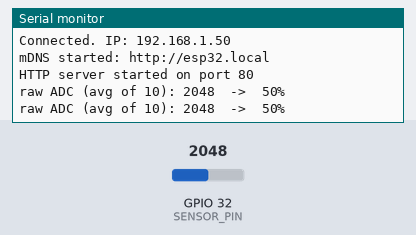
Simulated run of this sketch. Board: ESP32. On the bench: the last lines printed to the serial monitor. Inputs (shaded band) come from the test bench; at power-on: GPIO 32 (SENSOR_PIN) = 2048. WiFi joins after 1.5 s; servers stay silent unless stated.

Above: at 2.7 s.
2.8 s: GPIO 32 (SENSOR_PIN) set to 2866
At 4.1 s:
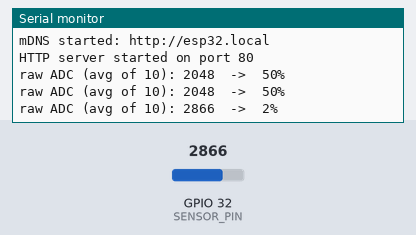
4.3 s: GPIO 32 (SENSOR_PIN) set to 3603
At 5.1 s:
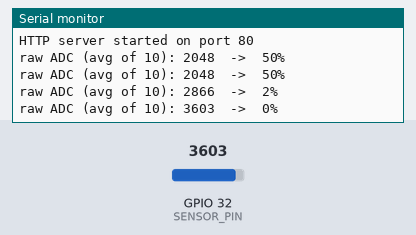
Timing chart, 0 to 7.3 s (numbered marks = the images above; inputs shaded):
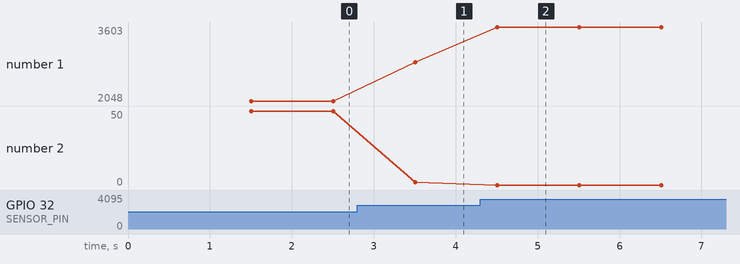

Measured:
- after the input at 2.8 s, the serial monitor: prints a new line after 0.71 s (image 1)
- after the input at 4.3 s, the serial monitor: prints a new line after 0.21 s (image 2)
- plotted number 1: 2048 → 2866 after the input at 2.8 s, 2866 → 3603 after the input at 4.3 s
- plotted number 2: 50 → 2 after the input at 2.8 s, 2 → 0 after the input at 4.3 s

The sketch:

moisture.ino
```cpp
#include <WiFi.h>
#include <WebServer.h>
#include <ESPmDNS.h>

// ---------------------------------------------------------------------------
// Wi-Fi credentials — fill these in before flashing.
// Must be a 2.4 GHz network; the ESP32 cannot join 5 GHz.
//
// ⚠️  This repo is PUBLIC. Once real values are here, do not commit this file.
//     A pre-commit hook blocks it, but `git commit --no-verify` bypasses that.
//     To un-stage after editing:  git restore --staged firmware/moisture/moisture.ino
// ---------------------------------------------------------------------------
const char* WIFI_SSID     = "your-network-name";
const char* WIFI_PASSWORD = "your-password";

// ---------------------------------------------------------------------------
// Hardware pin (must be ADC1: GPIO32–39; ADC2 unavailable when Wi-Fi active)
// ---------------------------------------------------------------------------
const int SENSOR_PIN = 32;

// ---------------------------------------------------------------------------
// Calibration constants — update after running docs/hardware_setup.md procedure
//   RAW_DRY : ADC reading in dry air  (high value = dry)
//   RAW_WET : ADC reading submerged in water (low value = wet)
// ---------------------------------------------------------------------------
const int RAW_DRY     = 2900;
const int RAW_WET     = 1200;
const int SAMPLE_COUNT = 10;   // samples averaged per reading to reduce noise

// Serial calibration heartbeat — prints a reading this often (ms) so calibration
// is "watch the numbers" rather than "curl repeatedly". See docs/hardware_setup.md.
const unsigned long HEARTBEAT_MS = 1000;

// How long to wait for Wi-Fi before giving up and continuing anyway. Sensor
// readings still print to serial without Wi-Fi, so wiring can be verified
// independently of network problems.
const unsigned long WIFI_TIMEOUT_MS = 15000;

WebServer server(80);
bool serverStarted = false;
unsigned long lastHeartbeat = 0;

// ---------------------------------------------------------------------------
// Read SENSOR_PIN SAMPLE_COUNT times and return the integer average.
// ---------------------------------------------------------------------------
int readAveragedADC() {
  long sum = 0;
  for (int i = 0; i < SAMPLE_COUNT; i++) {
    sum += analogRead(SENSOR_PIN);
  }
  return (int)(sum / SAMPLE_COUNT);
}

// ---------------------------------------------------------------------------
// Map raw ADC value to 0–100% moisture percentage.
// Clamped: values outside the calibrated range return 0 or 100, not an error.
// ---------------------------------------------------------------------------
int toMoisturePercent(int raw) {
  int percent = map(raw, RAW_DRY, RAW_WET, 0, 100);
  return constrain(percent, 0, 100);
}

// ---------------------------------------------------------------------------
// GET /moisture handler
// Returns {"moisture_percent": N} or {"moisture_percent": 0, "error": "..."}
// Always HTTP 200 — fault conditions are signalled via the error field.
// ---------------------------------------------------------------------------
void handleMoisture() {
  int raw = readAveragedADC();

  // Fault detection: 0 means sensor not connected; >=4090 means ADC ceiling hit
  if (raw == 0 || raw >= 4090) {
    char body[80];
    snprintf(body, sizeof(body),
             "{\"moisture_percent\":0,\"error\":\"sensor fault: raw value out of range (%d)\"}",
             raw);
    server.send(200, "application/json", body);
    return;
  }

  int percent = toMoisturePercent(raw);
  char body[40];
  snprintf(body, sizeof(body), "{\"moisture_percent\":%d}", percent);
  server.send(200, "application/json", body);
}

void setup() {
  Serial.begin(115200);

  // Connect to Wi-Fi. Bounded wait — on timeout we carry on without networking so
  // the serial calibration heartbeat still works (lets you debug wiring alone).
  Serial.printf("Connecting to %s", WIFI_SSID);
  WiFi.begin(WIFI_SSID, WIFI_PASSWORD);
  unsigned long wifiStart = millis();
  while (WiFi.status() != WL_CONNECTED && millis() - wifiStart < WIFI_TIMEOUT_MS) {
    delay(500);
    Serial.print(".");
  }

  if (WiFi.status() != WL_CONNECTED) {
    Serial.println("\nWi-Fi failed (check SSID/password, and that it's 2.4 GHz).");
    Serial.println("Continuing without networking — sensor readings below still valid.");
    return;
  }

  Serial.printf("\nConnected. IP: %s\n", WiFi.localIP().toString().c_str());

  // Start mDNS — device reachable at http://esp32.local
  if (MDNS.begin("esp32")) {
    Serial.println("mDNS started: http://esp32.local");
  } else {
    Serial.println("mDNS failed — use IP address directly");
  }

  // Register route and start HTTP server
  server.on("/moisture", HTTP_GET, handleMoisture);
  server.begin();
  serverStarted = true;
  Serial.println("HTTP server started on port 80");
}

void loop() {
  if (serverStarted) {
    server.handleClient();
  }

  // Calibration heartbeat: print raw + mapped value once per HEARTBEAT_MS.
  if (millis() - lastHeartbeat >= HEARTBEAT_MS) {
    lastHeartbeat = millis();
    int raw = readAveragedADC();
    Serial.printf("raw ADC (avg of %d): %d  ->  %d%%\n",
                  SAMPLE_COUNT, raw, toMoisturePercent(raw));
  }
}
```
